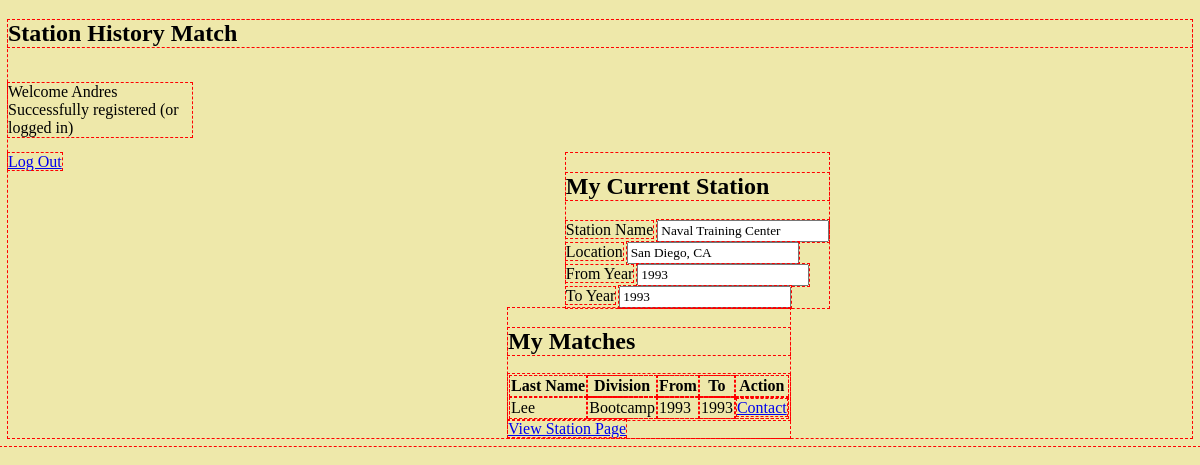
The page /history_match/1/1 (signed in) on the database its author committed.
### wall_app/models.py (models this page shows)
class User(models.Model):
    first_name = models.CharField(max_length=50)
    last_name = models.CharField(max_length=50)
    email = models.CharField(max_length=250)
    password = models.CharField(max_length=250)
    created_at = models.DateTimeField(auto_now_add=True)
    updated_at = models.DateTimeField(auto_now=True)
    objects = UserManager()

class Station(models.Model):
    station_name = models.CharField(max_length=255)
    location = models.CharField(max_length=140,default='Location')
    created_at = models.DateTimeField(auto_now_add=True)
    updated_at = models.DateTimeField(auto_now=True)

class History(models.Model):
    division = models.CharField(max_length=50)
    from_year = models.IntegerField(default=0)
    to_year = models.IntegerField(default=0)
    user_stationed = models.ForeignKey(User, related_name="stationed_user", on_delete = models.CASCADE)
    history_stationed = models.ForeignKey(Station, related_name="stationed_history", on_delete = models.CASCADE)
    created_at = models.DateTimeField(auto_now_add=True)
    updated_at = models.DateTimeField(auto_now=True)

### wall_app/views.py (the view)
# urls.py: path('history_match/<int:history_id>/<int:station_id>',views.history_match),
def history_match(request, history_id, station_id):
    if 'user_id' in request.session:  #Is the user logged in
        user = User.objects.filter(id=request.session['user_id'])
        if user:
            context = {
                'user': user[0], #0 is the first record
                'all_users': User.objects.all(), #grab all users to match user record to history
                'all_stations': Station.objects.all(), #grab all stations to match station record to history
                'myhistory': History.objects.filter(id=history_id),  #display only station history record
                'allhistory': History.objects.filter(history_stationed_id=station_id).exclude(user_stationed_id=request.session['user_id']).order_by('from_year'),  #display only user history
            }
            return render(request,'matchhistory.html', context) #if valid user than we move on to match history
        return redirect("/") #if not a valid user then go back to root
    return redirect("/") #if no user then go back to root

### wall_app/templates/matchhistory.html (shortened to what this page needs)
<!DOCTYPE html>
<html>
<head>
    {% load static %}
    <link rel="stylesheet" href="{% static 'css/style.css' %}">
</head>
<body id="match">
    <h2>Station History Match</h2>
    <p id="welcome">Welcome {{user.first_name}} Successfully registered (or logged in)</p>
    <a href="/logout">Log Out</a>
    <div>
        <h2>My Current Station</h2>
        {% for history in myhistory %}
            {% for station in all_stations %}
                {% if station.id == history.history_stationed_id %}
                    <label>Station Name</label>
                    <input name="stationname" type="text" value="{{station.station_name}}">
                    <br>
                    <label>Location</label>
                    <input name="location" type="text" value="{{station.location}}">
                    <br>
                    <label>From Year</label>
                    <input name="from_year" type="text" value="{{history.from_year}}">
                    <br>
                    <label>To Year</label>
                    <input name="to_year" type="text" value="{{history.to_year}}">
                    <br>
                {% endif %}
            {% endfor %}
        {% endfor %}
    </div>
    <br>
    <div>
        <h2>My Matches</h2>
    <table>
        <thead>
            <tr>
                <th>Last Name</th>
                <th>Division</th>
                <th>From</th>
                <th>To</th>
                <th>Action</th>
            </tr>
        </thead>
        <tbody>
            {% for history in myhistory %}
                {% for ahistory in allhistory %}
                    {% if history.from_year <= ahistory.to_year %}
                        {% if history.to_year >= ahistory.from_year %}
                            {% for loop_user in all_users %}
                                {% if ahistory.user_stationed_id == loop_user.id %}
                                    <tr>
                                        <td>{{loop_user.last_name}}</td>
                                        <td>{{ahistory.division}}</td>
                                        <td>{{ahistory.from_year}}</td>
                                        <td>{{ahistory.to_year}}</td>
                                        <td><a href="/contact/{{history.id}}">Contact</a></td>
                                    </tr>
                                {% endif %}
                            {% endfor %}
                        {% endif %}
                    {% endif %}
                {% endfor %}
            {% endfor %}
        </tbody>
    </table>
    <a href="/stations/new">View Station Page</a>
    </div>
</body>
</html>

### wall_app/static/css/style.css (style rules this page uses)
* { margin: 0px; padding: 0px; outline: 1px dashed red; font-family: sans-serif; }
#match { background-color: palegoldenrod; }
#match p { display: inline-block; margin-right: 1000px; }
#match div { display: inline-block; margin-right: 20px; margin-left: 500px; vertical-align: top; }

### rows shown on the page
User: first_name "Andres"
History: from_year "1993", to_year "1993"
Station: stationname "Naval Training Center", location "San Diego, CA"
History: division "Bootcamp", from_year "1993", to_year "1993"
User: last_name "Lee"
